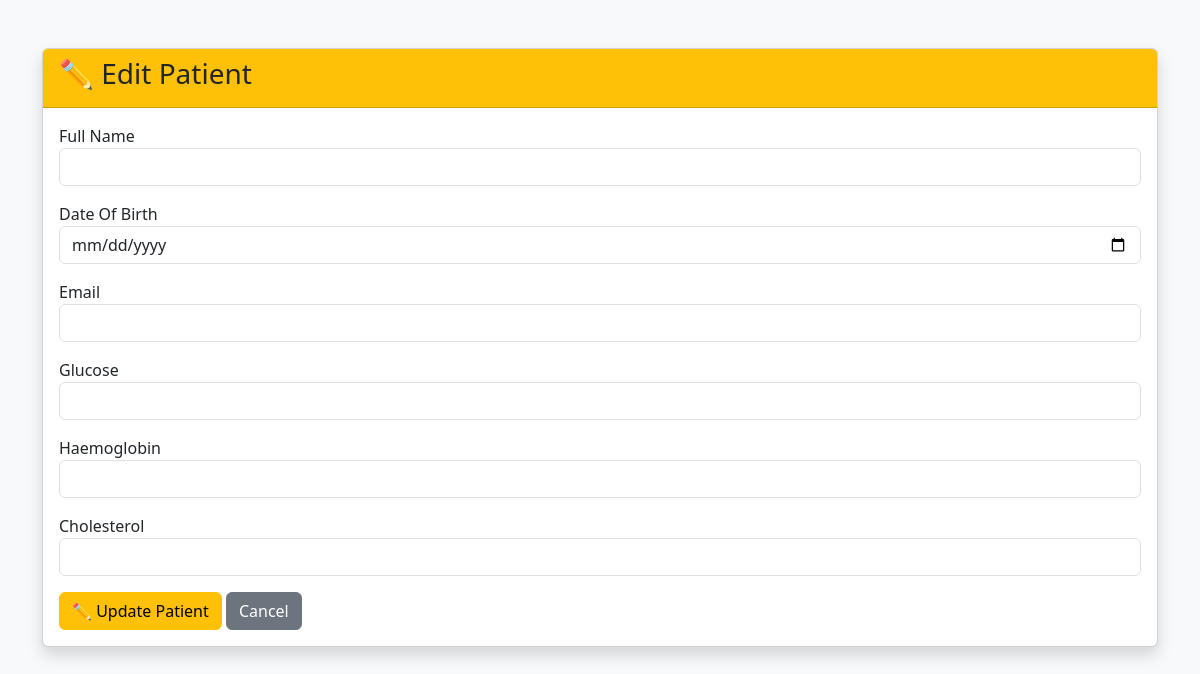
The app's page /edit/3, older data.
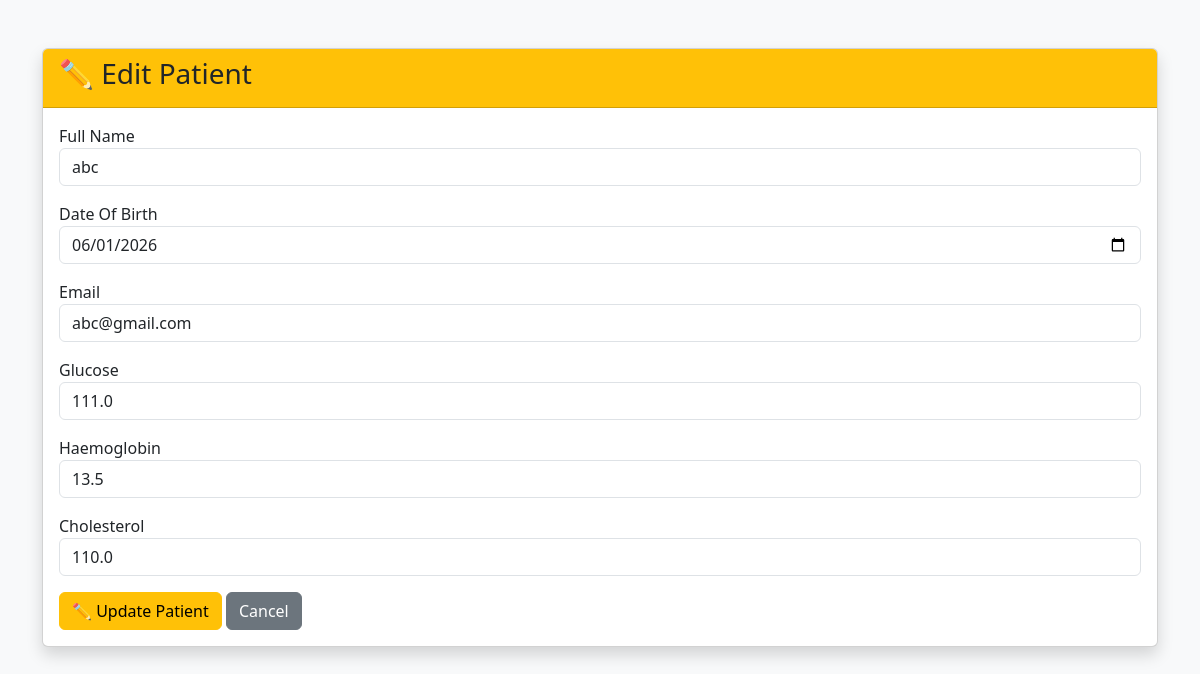
The same page, newer data.
### tables this page shows
CREATE TABLE patients(
        id INTEGER PRIMARY KEY AUTOINCREMENT,
        name TEXT NOT NULL,
        dob TEXT NOT NULL,
        email TEXT NOT NULL,
        glucose REAL NOT NULL,
        haemoglobin REAL NOT NULL,
        cholesterol REAL NOT NULL,
        remarks TEXT
    );

### app.py (the view, shortened to what this page needs)
@app.route(
    "/edit/<int:patient_id>",
    methods=["GET", "POST"]
)
def edit_patient(patient_id):
    patient = get_patient_by_id(
        patient_id
    )
    return render_template(
        "edit_patient.html",
        patient=patient
    )

### database.py (called while the page is built)
def get_patient_by_id(patient_id):
    conn = sqlite3.connect(
        "database/patients.db"
    )
    cursor = conn.cursor()
    cursor.execute(
        "SELECT * FROM patients WHERE id=?",
        (patient_id,)
    )
    patient = cursor.fetchone()
    conn.close()
    return patient

### templates/edit_patient.html (shortened to what this page needs)
<!DOCTYPE html>
<html>
<head>
    <link href="https://cdn.jsdelivr.net/npm/bootstrap@5.3.3/dist/css/bootstrap.min.css"
          rel="stylesheet">
</head>
<body class="bg-light">
<div class="container mt-5">
    <div class="card shadow">
        <div class="card-header bg-warning">
            <h3>
                ✏️ Edit Patient
            </h3>
        </div>
        <div class="card-body">
            <form method="POST">
                <div class="mb-3">
                    <label>Full Name</label>
                    <input
                        type="text"
                        class="form-control"
                        name="name"
                        value="{{ patient[1] }}"
                        required>
                </div>
                <div class="mb-3">
                    <label>Date Of Birth</label>
                    <input
                        type="date"
                        class="form-control"
                        name="dob"
                        value="{{ patient[2] }}"
                        required>
                </div>
                <div class="mb-3">
                    <label>Email</label>
                    <input
                        type="email"
                        class="form-control"
                        name="email"
                        value="{{ patient[3] }}"
                        required>
                </div>
                <div class="mb-3">
                    <label>Glucose</label>
                    <input
                        type="number"
                        step="0.01"
                        class="form-control"
                        name="glucose"
                        value="{{ patient[4] }}"
                        required>
                </div>
                <div class="mb-3">
                    <label>Haemoglobin</label>
                    <input
                        type="number"
                        step="0.01"
                        class="form-control"
                        name="haemoglobin"
                        value="{{ patient[5] }}"
                        required>
                </div>
                <div class="mb-3">
                    <label>Cholesterol</label>
                    <input
                        type="number"
                        step="0.01"
                        class="form-control"
                        name="cholesterol"
                        value="{{ patient[6] }}"
                        required>
                </div>
                <button
                    type="submit"
                    class="btn btn-warning">
                    ✏️ Update Patient
                </button>
                <a href="/patients"
                   class="btn btn-secondary">
                    Cancel
                </a>
            </form>
        </div>
    </div>
</div>
</body>
</html>

Row changes from the older to the newer data that the page shows:
added patients: name "abc", dob "06/01/2026", email "abc@gmail.com", glucose "111.0", haemoglobin "13.5", cholesterol "110.0"
